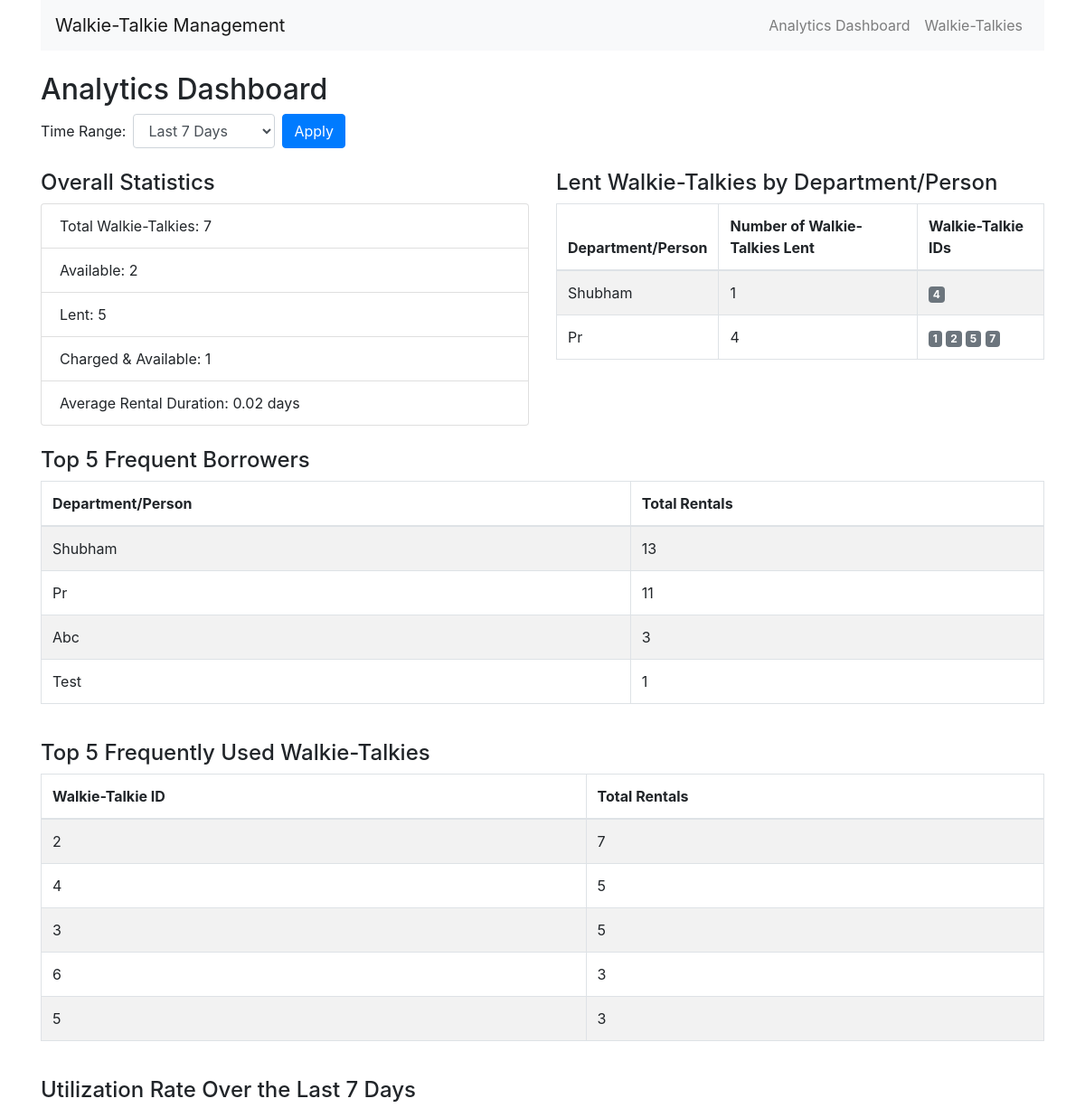
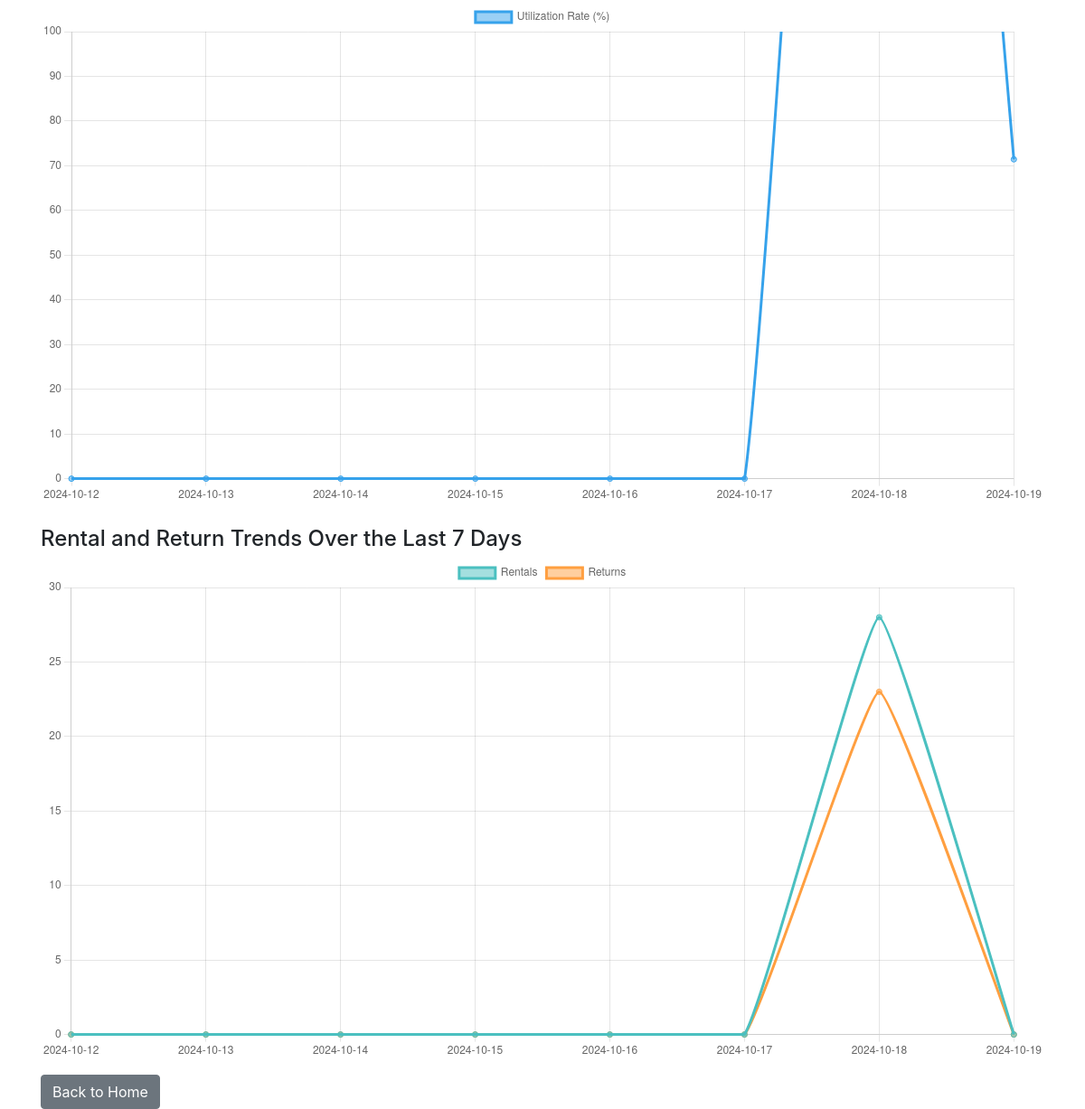
The app's page /analytics with its own data (2 pictures, top to bottom).
### models.py (models this page shows)
class Department(db.Model):
    __tablename__ = 'departments'
    id = db.Column(db.Integer, primary_key=True)
    name = db.Column(db.String(100), nullable=False, unique=True)
    rental_history = db.relationship('Rental', backref='department', lazy=True)

### routes.py (the view)
@app.route('/analytics', methods=['GET'])
def analytics():
    time_filter = request.args.get('time_filter', '7_days')
    start_date_str = request.args.get('start_date')
    end_date_str = request.args.get('end_date')
    now = get_ist_now()
    if time_filter == 'custom' and start_date_str and end_date_str:
        try:
            start_date = datetime.strptime(start_date_str, '%Y-%m-%dT%H:%M')
            end_date = datetime.strptime(end_date_str, '%Y-%m-%dT%H:%M')
            if start_date >= end_date:
                flash('Start date must be before end date.', 'warning')
                start_date = now - timedelta(days=7)
                end_date = now
        except ValueError:
            flash('Invalid date format.', 'warning')
            start_date = now - timedelta(days=7)
            end_date = now
    else:
        if time_filter == '6_hours':
            start_date = now - timedelta(hours=6)
        elif time_filter == '12_hours':
            start_date = now - timedelta(hours=12)
        elif time_filter == '24_hours':
            start_date = now - timedelta(hours=24)
        elif time_filter == '1_day':
            start_date = now - timedelta(days=1)
        elif time_filter == '2_days':
            start_date = now - timedelta(days=2)
        elif time_filter == '3_days':
            start_date = now - timedelta(days=3)
        elif time_filter == '7_days':
            start_date = now - timedelta(days=7)
        else:
            start_date = now - timedelta(days=7)
        end_date = now
    total_wt = WalkieTalkie.query.count()
    lent_wt = WalkieTalkie.query.filter_by(is_lent=True).count()
    available_wt = WalkieTalkie.query.filter_by(is_lent=False).count()
    charged_wt = WalkieTalkie.query.filter_by(is_lent=False, is_charged=True).count()
    lent_by_department = db.session.query(
        Department.name,
        func.count(Rental.id)
    ).join(Rental).filter(
        Rental.return_time == None,
        Rental.lend_time <= end_date,
        Rental.lend_time >= start_date
    ).group_by(Department.name).all()
    current_rentals = db.session.query(Rental).filter(
        Rental.return_time == None,
        Rental.lend_time <= end_date,
        Rental.lend_time >= start_date
    ).all()
    walkie_talkies_by_department = defaultdict(list)
    for rental in current_rentals:
        dept_name = rental.department.name
        walkie_talkies_by_department[dept_name].append(rental.walkie_talkie.id)
    lent_walkie_talkies_by_department = [
        (dept, len(ids), ids)
        for dept, ids in walkie_talkies_by_department.items()
    ]
    frequent_borrowers = db.session.query(
        Department.name,
        func.count(Rental.id)
    ).join(Rental).filter(
        Rental.lend_time <= end_date,
        Rental.lend_time >= start_date
    ).group_by(Department.name).order_by(func.count(Rental.id).desc()).limit(5).all()
    average_rental_duration = db.session.query(
        func.avg(func.julianday(Rental.return_time) - func.julianday(Rental.lend_time))
    ).filter(
        Rental.return_time != None,
        Rental.lend_time <= end_date,
        Rental.lend_time >= start_date
    ).scalar()
    rental_trends = []
    utilization_data = []
    delta = end_date - start_date
    if delta <= timedelta(days=2):
        num_periods = int(delta.total_seconds() // 3600) + 1
        for i in range(num_periods):
            period_start = start_date + timedelta(hours=i)
            period_end = period_start + timedelta(hours=1)
            rentals = Rental.query.filter(
                Rental.lend_time >= period_start,
                Rental.lend_time < period_end
            ).count()
            returns = Rental.query.filter(
                Rental.return_time >= period_start,
                Rental.return_time < period_end
            ).count()
            rental_trends.append({
                'date': period_start.strftime('%Y-%m-%d %H:%M'),
                'rentals': rentals,
                'returns': returns
            })
            lent = Rental.query.filter(
                Rental.lend_time <= period_end,
                or_(Rental.return_time == None, Rental.return_time >= period_start)
            ).count()
            utilization_rate = (lent / total_wt) * 100 if total_wt else 0
            utilization_data.append({
                'date': period_start.strftime('%Y-%m-%d %H:%M'),
                'utilization_rate': utilization_rate
            })
    else:
        num_periods = delta.days + 1
        for i in range(num_periods):
            day = start_date + timedelta(days=i)
            next_day = day + timedelta(days=1)
            rentals = Rental.query.filter(
                Rental.lend_time >= day,
                Rental.lend_time < next_day
            ).count()
            returns = Rental.query.filter(
                Rental.return_time >= day,
                Rental.return_time < next_day
            ).count()
            rental_trends.append({
                'date': day.strftime('%Y-%m-%d'),
                'rentals': rentals,
                'returns': returns
            })
            lent = Rental.query.filter(
                Rental.lend_time <= next_day,
                or_(Rental.return_time == None, Rental.return_time >= day)
            ).count()
            utilization_rate = (lent / total_wt) * 100 if total_wt else 0
            utilization_data.append({
                'date': day.strftime('%Y-%m-%d'),
                'utilization_rate': utilization_rate
            })
    frequent_walkie_talkies = db.session.query(
        WalkieTalkie.id,
        func.count(Rental.id)
    ).join(Rental).filter(
        Rental.lend_time >= start_date,
        Rental.lend_time <= end_date
    ).group_by(WalkieTalkie.id).order_by(func.count(Rental.id).desc()).limit(5).all()
    return render_template('analytics.html',
                           total_wt=total_wt,
                           lent_wt=lent_wt,
                           available_wt=available_wt,
                           charged_wt=charged_wt,
                           lent_by_department=lent_by_department,
                           lent_walkie_talkies_by_department=lent_walkie_talkies_by_department,
                           frequent_borrowers=frequent_borrowers,
                           average_rental_duration=average_rental_duration,
                           rental_trends=rental_trends,
                           utilization_data=utilization_data,
                           frequent_walkie_talkies=frequent_walkie_talkies,
                           time_filter=time_filter,
                           start_date=start_date,
                           end_date=end_date)

### models.py (called while the page is built)
def get_ist_now():
    return datetime.now(IST)

### templates/analytics.html (shortened to what this page needs)
{% extends 'base.html' %}
{% block content %}
<h2>Analytics Dashboard</h2>
<form method="get" action="{{ url_for('analytics') }}" class="form-inline mb-4">
  <label class="mr-2">Time Range:</label>
  <select name="time_filter" id="time_filter" class="form-control mr-2" onchange="toggleCustomDateInputs()">
      <option value="7_days" {% if time_filter == '7_days' %}selected{% endif %}>Last 7 Days</option>
  </select>
  <button type="submit" class="btn btn-primary">Apply</button>
</form>
<div class="row">
    <div class="col-md-6">
        <h4>Overall Statistics</h4>
        <ul class="list-group">
            <li class="list-group-item">Total Walkie-Talkies: {{ total_wt }}</li>
            <li class="list-group-item">Available: {{ available_wt }}</li>
            <li class="list-group-item">Lent: {{ lent_wt }}</li>
            <li class="list-group-item">Charged & Available: {{ charged_wt }}</li>
            <li class="list-group-item">Average Rental Duration:
                {% if average_rental_duration %}
                    {{ average_rental_duration|round(2) }} days
                {% else %}
                    N/A
                {% endif %}
            </li>
        </ul>
    </div>
    <div class="col-md-6">
        <h4>Lent Walkie-Talkies by Department/Person</h4>
        <table class="table table-striped table-bordered">
            <thead>
                <tr>
                    <th>Department/Person</th>
                    <th>Number of Walkie-Talkies Lent</th>
                    <th>Walkie-Talkie IDs</th>
                </tr>
            </thead>
            <tbody>
                {% for dept, count, wt_ids in lent_walkie_talkies_by_department %}
                <tr>
                    <td>{{ dept }}</td>
                    <td>{{ count }}</td>
                    <td>
                        {% for id in wt_ids %}
                            <span class="badge badge-secondary">{{ id }}</span>
                        {% endfor %}
                    </td>
                </tr>
                {% else %}
                <tr>
                    <td colspan="3">No current loans.</td>
                </tr>
                {% endfor %}
            </tbody>
        </table>
    </div>
</div>
<div class="row mt-4">
    <div class="col">
        <h4>Top 5 Frequent Borrowers</h4>
        <table class="table table-striped table-bordered">
            <thead>
                <tr>
                    <th>Department/Person</th>
                    <th>Total Rentals</th>
                </tr>
            </thead>
            <tbody>
                {% for dept_name, count in frequent_borrowers %}
                <tr>
                    <td>{{ dept_name }}</td>
                    <td>{{ count }}</td>
                </tr>
                {% else %}
                <tr>
                    <td colspan="2">No rental history.</td>
                </tr>
                {% endfor %}
            </tbody>
        </table>
    </div>
</div>
<div class="row mt-4">
    <div class="col">
        <h4>Top 5 Frequently Used Walkie-Talkies</h4>
        <table class="table table-striped table-bordered">
            <thead>
                <tr>
                    <th>Walkie-Talkie ID</th>
                    <th>Total Rentals</th>
                </tr>
            </thead>
            <tbody>
                {% for wt_id, count in frequent_walkie_talkies %}
                <tr>
                    <td>{{ wt_id }}</td>
                    <td>{{ count }}</td>
                </tr>
                {% else %}
                <tr>
                    <td colspan="2">No rental history.</td>
                </tr>
                {% endfor %}
            </tbody>
        </table>
    </div>
</div>
<div class="row mt-4">
    <div class="col">
        <h4>Utilization Rate Over the Last 7 Days</h4>
        <canvas id="utilizationChart"></canvas>
    </div>
</div>
<div class="row mt-4">
    <div class="col">
        <h4>Rental and Return Trends Over the Last 7 Days</h4>
        <canvas id="rentalTrendsChart"></canvas>
    </div>
</div>
<a href="{{ url_for('index') }}" class="btn btn-secondary mt-3">Back to Home</a>
<script>
    // Utilization Chart
    const ctx = document.getElementById('utilizationChart').getContext('2d');
    const utilizationData = {
        labels: [{% for data in utilization_data %}'{{ data.date }}',{% endfor %}],
        datasets: [{
            label: 'Utilization Rate (%)',
            data: [{% for data in utilization_data %}{{ data.utilization_rate|round(2) }},{% endfor %}],
            backgroundColor: 'rgba(54, 162, 235, 0.5)',
            borderColor: 'rgba(54, 162, 235, 1)',
            fill: false,
            tension: 0.1
        }]
    };
    const config = {
        type: 'line',
        data: utilizationData,
        options: {
            scales: {
                y: {
                    beginAtZero: true,
                    max: 100
                }
            }
        }
    };
    const utilizationChart = new Chart(ctx, config);
    // Rental Trends Chart
    const rentalCtx = document.getElementById('rentalTrendsChart').getContext('2d');
    const rentalTrendsData = {
        labels: [{% for data in rental_trends %}'{{ data.date }}',{% endfor %}],
        datasets: [
            {
                label: 'Rentals',
                data: [{% for data in rental_trends %}{{ data.rentals }},{% endfor %}],
                backgroundColor: 'rgba(75, 192, 192, 0.5)',
                borderColor: 'rgba(75, 192, 192, 1)',
                fill: false,
                tension: 0.1
            },
            {
                label: 'Returns',
                data: [{% for data in rental_trends %}{{ data.returns }},{% endfor %}],
                backgroundColor: 'rgba(255, 159, 64, 0.5)',
                borderColor: 'rgba(255, 159, 64, 1)',
                fill: false,
                tension: 0.1
            }
        ]
    };
    const rentalTrendsConfig = {
        type: 'line',
        data: rentalTrendsData,
        options: {
            scales: {
                y: {
                    beginAtZero: true
                }
            }
        }
    };
    const rentalTrendsChart = new Chart(rentalCtx, rentalTrendsConfig);
    function toggleCustomDateInputs() {
        var timeFilter = document.getElementById('time_filter').value;
        var customDateInputs = document.getElementById('custom_date_inputs');
        if (timeFilter === 'custom') {
            customDateInputs.style.display = 'block';
        } else {
            customDateInputs.style.display = 'none';
        }
    }
</script>
{% endblock %}

### records on screen
Department: name "Shubham", id "1", wt_ids "4"
Department: name "Pr", count "4", wt_ids "1" "2" "5" "7"
Department: name "Abc", id "3"

### other values on screen
{{ total_wt }} "7"
{{ available_wt }} "2"
{{ lent_wt }} "5"
{{ charged_wt }} "1"
{{ average_rental_duration|round(2) }} "0.02"
{{ dept_name }} "Shubham" "Pr" "Test"
{{ count }} "13" "11" "1"
{{ wt_id }} "2" "4" "3" "6" "5"
{{ count }} "7" "5" "5" "3" "3"
chart data {{ data.date }} 2024-10-12, 2024-10-13, 2024-10-14, 2024-10-15, 2024-10-16, 2024-10-17, 2024-10-18, 2024-10-19
chart data {{ data.utilization_rate|round(2) }} 0.0, 0.0, 0.0, 0.0, 0.0, 0.0, 400.0, 71.43
chart data {{ data.rentals }} 0, 0, 0, 0, 0, 0, 28, 0
